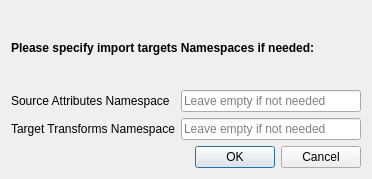
<?xml version="1.0" encoding="UTF-8"?>
<ui version="4.0">
 <class>Dialog</class>
 <widget class="QDialog" name="Dialog">
  <property name="geometry">
   <rect>
    <x>0</x>
    <y>0</y>
    <width>372</width>
    <height>179</height>
   </rect>
  </property>
  <property name="windowTitle">
   <string>Import Namespaces</string>
  </property>
  <layout class="QGridLayout" name="gridLayout">
   <item row="3" column="1">
    <widget class="QLineEdit" name="targetPrefix_le">
     <property name="placeholderText">
      <string>Leave empty if not needed</string>
     </property>
    </widget>
   </item>
   <item row="4" column="1">
    <widget class="QDialogButtonBox" name="buttonBox">
     <property name="orientation">
      <enum>Qt::Horizontal</enum>
     </property>
     <property name="standardButtons">
      <set>QDialogButtonBox::Cancel|QDialogButtonBox::Ok</set>
     </property>
    </widget>
   </item>
   <item row="2" column="1">
    <widget class="QLineEdit" name="sourcePrefix_le">
     <property name="placeholderText">
      <string>Leave empty if not needed</string>
     </property>
    </widget>
   </item>
   <item row="3" column="0">
    <widget class="QLabel" name="label_2">
     <property name="text">
      <string>Target Transforms Namespace</string>
     </property>
    </widget>
   </item>
   <item row="2" column="0">
    <widget class="QLabel" name="label">
     <property name="text">
      <string>Source Attributes Namespace</string>
     </property>
    </widget>
   </item>
   <item row="1" column="0" colspan="2">
    <widget class="QLabel" name="label_3">
     <property name="font">
      <font>
       <pointsize>9</pointsize>
       <weight>75</weight>
       <bold>true</bold>
      </font>
     </property>
     <property name="text">
      <string>Please specify import targets Namespaces if needed:</string>
     </property>
    </widget>
   </item>
  </layout>
 </widget>
 <resources/>
 <connections>
  <connection>
   <sender>buttonBox</sender>
   <signal>accepted()</signal>
   <receiver>Dialog</receiver>
   <slot>accept()</slot>
   <hints>
    <hint type="sourcelabel">
     <x>248</x>
     <y>254</y>
    </hint>
    <hint type="destinationlabel">
     <x>157</x>
     <y>274</y>
    </hint>
   </hints>
  </connection>
  <connection>
   <sender>buttonBox</sender>
   <signal>rejected()</signal>
   <receiver>Dialog</receiver>
   <slot>reject()</slot>
   <hints>
    <hint type="sourcelabel">
     <x>316</x>
     <y>260</y>
    </hint>
    <hint type="destinationlabel">
     <x>286</x>
     <y>274</y>
    </hint>
   </hints>
  </connection>
 </connections>
</ui>
